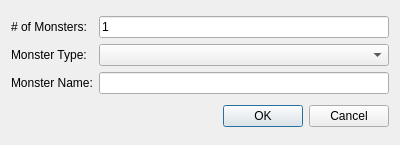
<?xml version="1.0" encoding="UTF-8"?>
<ui version="4.0">
 <class>AddMonstersDialog</class>
 <widget class="QDialog" name="AddMonstersDialog">
  <property name="geometry">
   <rect>
    <x>0</x>
    <y>0</y>
    <width>400</width>
    <height>145</height>
   </rect>
  </property>
  <property name="windowTitle">
   <string>Dialog</string>
  </property>
  <property name="styleSheet">
   <string notr="true">background-image: url(:/img/data/parchment.jpg);</string>
  </property>
  <layout class="QVBoxLayout" name="verticalLayout_3">
   <item>
    <layout class="QHBoxLayout" name="horizontalLayout">
     <item>
      <layout class="QVBoxLayout" name="verticalLayout_2">
       <item>
        <widget class="QLabel" name="label">
         <property name="text">
          <string># of Monsters:</string>
         </property>
        </widget>
       </item>
       <item>
        <widget class="QLabel" name="label_2">
         <property name="text">
          <string>Monster Type:</string>
         </property>
        </widget>
       </item>
       <item>
        <widget class="QLabel" name="label_3">
         <property name="text">
          <string>Monster Name:</string>
         </property>
        </widget>
       </item>
      </layout>
     </item>
     <item>
      <layout class="QVBoxLayout" name="verticalLayout">
       <item>
        <widget class="QLineEdit" name="edtNumber">
         <property name="text">
          <string>1</string>
         </property>
        </widget>
       </item>
       <item>
        <widget class="QComboBox" name="cmbMonsterType"/>
       </item>
       <item>
        <widget class="QLineEdit" name="edtName"/>
       </item>
      </layout>
     </item>
    </layout>
   </item>
   <item>
    <widget class="QDialogButtonBox" name="buttonBox">
     <property name="orientation">
      <enum>Qt::Horizontal</enum>
     </property>
     <property name="standardButtons">
      <set>QDialogButtonBox::Cancel|QDialogButtonBox::Ok</set>
     </property>
    </widget>
   </item>
  </layout>
 </widget>
 <resources/>
 <connections>
  <connection>
   <sender>buttonBox</sender>
   <signal>accepted()</signal>
   <receiver>AddMonstersDialog</receiver>
   <slot>accept()</slot>
   <hints>
    <hint type="sourcelabel">
     <x>248</x>
     <y>254</y>
    </hint>
    <hint type="destinationlabel">
     <x>157</x>
     <y>274</y>
    </hint>
   </hints>
  </connection>
  <connection>
   <sender>buttonBox</sender>
   <signal>rejected()</signal>
   <receiver>AddMonstersDialog</receiver>
   <slot>reject()</slot>
   <hints>
    <hint type="sourcelabel">
     <x>316</x>
     <y>260</y>
    </hint>
    <hint type="destinationlabel">
     <x>286</x>
     <y>274</y>
    </hint>
   </hints>
  </connection>
 </connections>
</ui>
